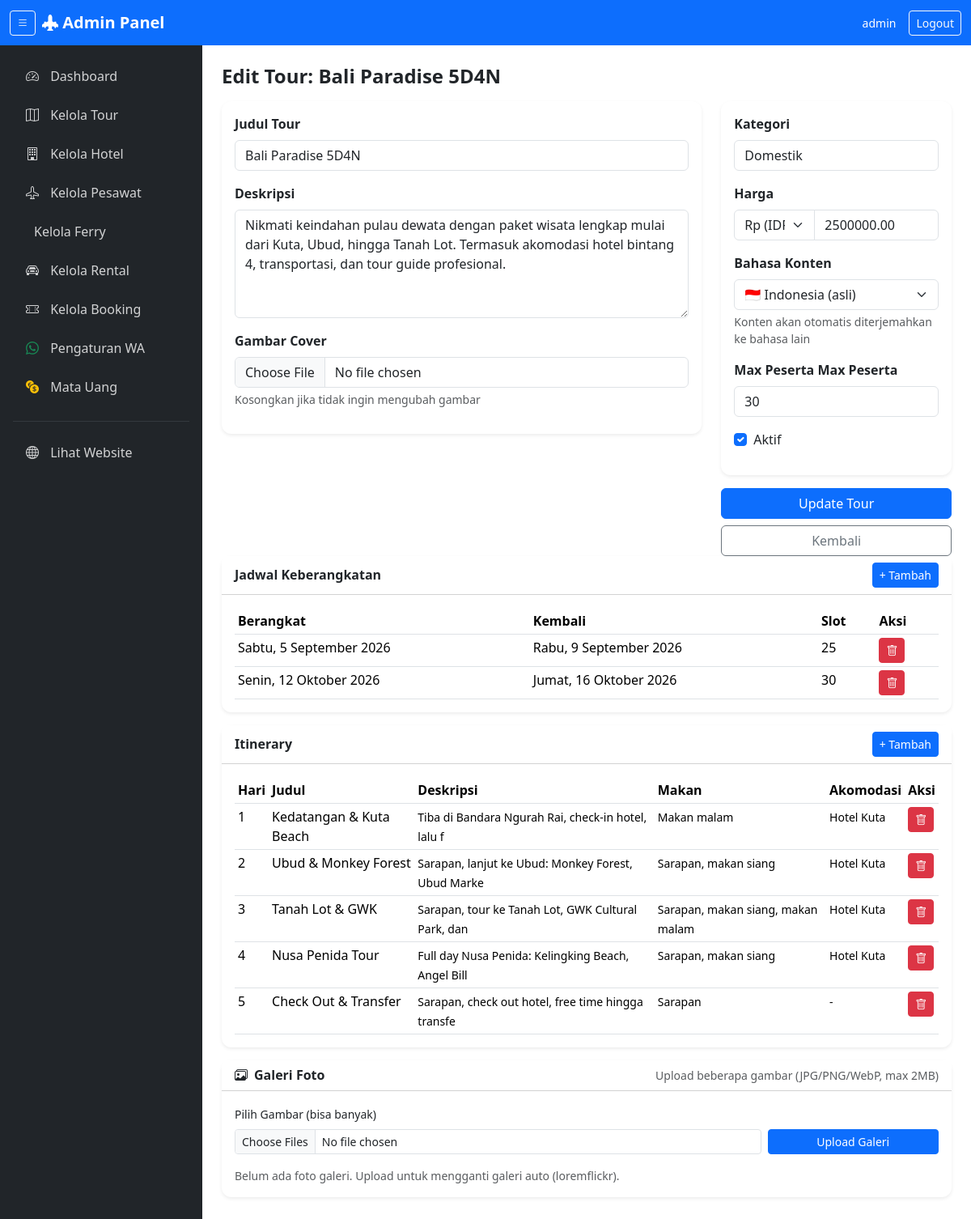
The page /admin/tour-edit.php?id=1 (signed in) on the database its author committed.
### tables this page shows
CREATE TABLE IF NOT EXISTS tours (
    id INT AUTO_INCREMENT PRIMARY KEY,
    title VARCHAR(200) NOT NULL,
    slug VARCHAR(200) NOT NULL UNIQUE,
    category VARCHAR(100) NOT NULL,
    description TEXT,
    price DECIMAL(12,2) NOT NULL,
    price_currency VARCHAR(5) NOT NULL DEFAULT 'IDR',
    content_language VARCHAR(5) NOT NULL DEFAULT 'id',
    original_price DECIMAL(12,2) DEFAULT NULL,
    max_participants INT NOT NULL DEFAULT 20,
    rating DECIMAL(2,1) DEFAULT 4.8,
    total_reviews INT DEFAULT 0,
    cover_image VARCHAR(255) DEFAULT NULL,
    wiki_image VARCHAR(255) DEFAULT NULL,
    is_active TINYINT(1) NOT NULL DEFAULT 1,
    created_at TIMESTAMP DEFAULT CURRENT_TIMESTAMP,
    updated_at TIMESTAMP DEFAULT CURRENT_TIMESTAMP ON UPDATE CURRENT_TIMESTAMP
);

CREATE TABLE IF NOT EXISTS tour_dates (
    id INT AUTO_INCREMENT PRIMARY KEY,
    tour_id INT NOT NULL,
    departure_date DATE NOT NULL,
    return_date DATE NOT NULL,
    available_slots INT NOT NULL,
    is_active TINYINT(1) NOT NULL DEFAULT 1,
    FOREIGN KEY (tour_id) REFERENCES tours(id) ON DELETE CASCADE
);

CREATE TABLE IF NOT EXISTS itineraries (
    id INT AUTO_INCREMENT PRIMARY KEY,
    tour_id INT NOT NULL,
    day_number INT NOT NULL,
    title VARCHAR(200) NOT NULL,
    description TEXT,
    meals VARCHAR(200) DEFAULT NULL,
    accommodation VARCHAR(200) DEFAULT NULL,
    FOREIGN KEY (tour_id) REFERENCES tours(id) ON DELETE CASCADE
);

### includes/db.php (called while the page is built, shortened)
<?php
class Database {
    private static $instance = null;
    private $conn;
    private function __construct() {
        try {
            $dsn = "mysql:host=" . DB_HOST . ";dbname=" . DB_NAME . ";charset=utf8mb4";
            $this->conn = new PDO($dsn, DB_USER, DB_PASS);
            $this->conn->setAttribute(PDO::ATTR_ERRMODE, PDO::ERRMODE_EXCEPTION);
            $this->conn->setAttribute(PDO::ATTR_DEFAULT_FETCH_MODE, PDO::FETCH_ASSOC);
            $this->conn->setAttribute(PDO::ATTR_EMULATE_PREPARES, false);
        } catch (PDOException $e) {
            die("Koneksi database gagal: " . $e->getMessage());
        }
    }
    public static function getInstance() {
        if (self::$instance === null) {
            self::$instance = new self();
        }
        return self::$instance;
    }
    public function getConnection() {
        return $this->conn;
    }
}
function db() {
    return Database::getInstance()->getConnection();
}
?>

### includes/functions.php (called while the page is built, shortened)
<?php
function tglIndonesia($date) {
    $hari = [
        'Sunday' => 'Minggu', 'Monday' => 'Senin', 'Tuesday' => 'Selasa',
        'Wednesday' => 'Rabu', 'Thursday' => 'Kamis', 'Friday' => 'Jumat',
        'Saturday' => 'Sabtu'
    ];
    $bulan = [
        1 => 'Januari', 'Februari', 'Maret', 'April', 'Mei', 'Juni',
        'Juli', 'Agustus', 'September', 'Oktober', 'November', 'Desember'
    ];
    $t = strtotime($date);
    $namaHari = $hari[date('l', $t)];
    $tanggal = date('j', $t);
    $namaBulan = $bulan[(int)date('m', $t)];
    $tahun = date('Y', $t);
    return "$namaHari, $tanggal $namaBulan $tahun";
}
function e($string) {
    return htmlspecialchars($string, ENT_QUOTES, 'UTF-8');
}
function getTourById($id) {
    $stmt = db()->prepare("SELECT * FROM tours WHERE id = ?");
    $stmt->execute([$id]);
    return $stmt->fetch();
}
function getTourDates($tourId) {
    $stmt = db()->prepare("SELECT * FROM tour_dates WHERE tour_id = ? AND is_active = 1 AND departure_date >= CURDATE() ORDER BY departure_date ASC");
    $stmt->execute([$tourId]);
    return $stmt->fetchAll();
}
function getItineraries($tourId) {
    $stmt = db()->prepare("SELECT * FROM itineraries WHERE tour_id = ? ORDER BY day_number ASC");
    $stmt->execute([$tourId]);
    return $stmt->fetchAll();
}
?>

### admin/tour-edit.php (the view, shortened to what this page needs)
<?php
require_once '../includes/db.php';
require_once '../includes/functions.php';
$id = (int)($_GET['id'] ?? 0);
$tour = getTourById($id);
$tourDates = getTourDates($id);
$itineraries = getItineraries($id);
require_once 'includes/admin-header.php';
?>
<h4 class="fw-bold mb-3">Edit Tour: <?= e($tour['title']) ?></h4>
<form method="POST" enctype="multipart/form-data">
    <div class="row">
        <div class="col-md-8">
            <div class="card border-0 shadow-sm mb-3">
                <div class="card-body">
                    <div class="mb-3">
                        <label class="form-label fw-semibold">Judul Tour</label>
                        <input type="text" name="title" class="form-control" value="<?= e($tour['title']) ?>" required>
                    </div>
                    <div class="mb-3">
                        <label class="form-label fw-semibold">Deskripsi</label>
                        <textarea name="description" class="form-control" rows="5"><?= e($tour['description']) ?></textarea>
                    </div>
                    <div class="mb-3">
                        <label class="form-label fw-semibold">Gambar Cover</label>
                        <input type="file" name="cover_image" class="form-control" accept="image/jpeg,image/png,image/webp">
                        <div class="form-text">Kosongkan jika tidak ingin mengubah gambar</div>
                    </div>
                </div>
            </div>
        </div>
        <div class="col-md-4">
            <div class="card border-0 shadow-sm mb-3">
                <div class="card-body">
                    <div class="mb-3">
                        <label class="form-label fw-semibold">Kategori</label>
                        <input type="text" name="category" class="form-control" value="<?= e($tour['category']) ?>" required>
                    </div>
                    <div class="mb-3">
                        <label class="form-label fw-semibold">Harga</label>
                        <div class="input-group">
                            <select name="price_currency" class="form-select" style="max-width: 100px;">
                                <?php foreach (['IDR' => 'Rp (IDR)', 'SGD' => 'S$ (SGD)', 'USD' => '$ (USD)'] as $code => $label): ?>
                                    <option value="<?= $code ?>" <?= ($tour['price_currency'] ?? 'IDR') === $code ? 'selected' : '' ?>><?= $label ?></option>
                                <?php endforeach; ?>
                            </select>
                            <input type="number" name="price" class="form-control" min="0" value="<?= $tour['price'] ?>" required>
                        </div>
                    </div>
                    <div class="mb-3">
                        <label class="form-label fw-semibold">Bahasa Konten</label>
                        <select name="content_language" class="form-select">
                            <option value="id" <?= ($tour['content_language'] ?? 'id') === 'id' ? 'selected' : '' ?>>🇮🇩 Indonesia (asli)</option>
                        </select>
                        <div class="form-text">Konten akan otomatis diterjemahkan ke bahasa lain</div>
                    </div>
                    <div class="mb-3">
                        <label class="form-label fw-semibold">Max Peserta</label>
                        <label class="form-label fw-semibold">Max Peserta</label>
                        <input type="number" name="max_participants" class="form-control" min="1" value="<?= $tour['max_participants'] ?>">
                    </div>
                    <div class="mb-3 form-check">
                        <input type="checkbox" name="is_active" class="form-check-input" id="isActive" <?= $tour['is_active'] ? 'checked' : '' ?>>
                        <label class="form-check-label" for="isActive">Aktif</label>
                    </div>
                </div>
            </div>
            <button type="submit" class="btn btn-primary w-100">Update Tour</button>
            <a href="tours.php" class="btn btn-outline-secondary w-100 mt-2">Kembali</a>
        </div>
    </div>
</form>
<div class="card border-0 shadow-sm mb-3">
    <div class="card-header bg-white d-flex justify-content-between align-items-center">
        <h6 class="fw-bold mb-0">Jadwal Keberangkatan</h6>
        <button class="btn btn-sm btn-primary" data-bs-toggle="collapse" data-bs-target="#addDateForm">+ Tambah</button>
    </div>
    <div class="card-body">
        <?php if (count($tourDates) > 0): ?>
        <table class="table table-sm mb-0">
            <thead>
                <tr>
                    <th>Berangkat</th>
                    <th>Kembali</th>
                    <th>Slot</th>
                    <th>Aksi</th>
                </tr>
            </thead>
            <tbody>
                <?php foreach ($tourDates as $td): ?>
                <tr>
                    <td><?= tglIndonesia($td['departure_date']) ?></td>
                    <td><?= tglIndonesia($td['return_date']) ?></td>
                    <td><?= $td['available_slots'] ?></td>
                    <td>
                        <a href="tour-edit.php?id=<?= $id ?>&delete_date=<?= $td['id'] ?>" class="btn btn-sm btn-danger" onclick="return confirm('Hapus tanggal ini?')"><i class="bi bi-trash"></i></a>
                    </td>
                </tr>
                <?php endforeach; ?>
            </tbody>
        </table>
        <?php else: ?>
        <p class="text-muted small mb-0">Belum ada jadwal keberangkatan.</p>
        <?php endif; ?>
    </div>
</div>
<div class="card border-0 shadow-sm mb-3">
    <div class="card-header bg-white d-flex justify-content-between align-items-center">
        <h6 class="fw-bold mb-0">Itinerary</h6>
        <button class="btn btn-sm btn-primary" data-bs-toggle="collapse" data-bs-target="#addItineraryForm">+ Tambah</button>
    </div>
    <div class="card-body">
        <?php if (count($itineraries) > 0): ?>
        <div class="table-responsive">
            <table class="table table-sm mb-0">
                <thead>
                    <tr>
                        <th>Hari</th>
                        <th>Judul</th>
                        <th>Deskripsi</th>
                        <th>Makan</th>
                        <th>Akomodasi</th>
                        <th>Aksi</th>
                    </tr>
                </thead>
                <tbody>
                    <?php foreach ($itineraries as $it): ?>
                    <tr>
                        <td><?= $it['day_number'] ?></td>
                        <td><?= e($it['title']) ?></td>
                        <td><small><?= e(substr($it['description'], 0, 50)) ?></small></td>
                        <td><small><?= e($it['meals']) ?></small></td>
                        <td><small><?= e($it['accommodation']) ?></small></td>
                        <td>
                            <a href="tour-edit.php?id=<?= $id ?>&delete_itinerary=<?= $it['id'] ?>" class="btn btn-sm btn-danger" onclick="return confirm('Hapus itinerary ini?')"><i class="bi bi-trash"></i></a>
                        </td>
                    </tr>
                    <?php endforeach; ?>
                </tbody>
            </table>
        </div>
        <?php else: ?>
        <p class="text-muted small mb-0">Belum ada itinerary.</p>
        <?php endif; ?>
    </div>
</div>
<div class="card border-0 shadow-sm mb-3">
    <div class="card-header bg-white d-flex justify-content-between align-items-center">
        <h6 class="fw-bold mb-0"><i class="bi bi-images me-2"></i>Galeri Foto</h6>
        <small class="text-muted">Upload beberapa gambar (JPG/PNG/WebP, max 2MB)</small>
    </div>
    <div class="card-body">
        <?php
        try { $galleryItems = db()->prepare("SELECT * FROM tour_images WHERE tour_id=? ORDER BY sort_order ASC, id ASC"); $galleryItems->execute([$id]); $galleryItems = $galleryItems->fetchAll(); } catch(Throwable $e){ $galleryItems=[]; }
        ?>
        <form method="POST" enctype="multipart/form-data" class="mb-3">
            <div class="row g-2 align-items-end">
                <div class="col-md-9">
                    <label class="form-label small">Pilih Gambar (bisa banyak)</label>
                    <input type="file" name="gallery_images[]" class="form-control form-control-sm" accept="image/jpeg,image/png,image/webp" multiple required>
                </div>
                <div class="col-md-3 d-grid">
                    <button type="submit" name="add_gallery" class="btn btn-sm btn-primary">Upload Galeri</button>
                </div>
            </div>
        </form>
        <?php if (count($galleryItems)>0): ?>
        <div class="row g-2">
            <?php foreach ($galleryItems as $g): ?>
            <div class="col-4 col-md-2">
                <div class="position-relative">
                    <img src="../uploads/<?= e($g['image_path']) ?>" class="w-100 rounded-3 border" style="height: 110px; object-fit: cover;">
                    <a href="tour-edit.php?id=<?= $id ?>&delete_gallery=<?= $g['id'] ?>" class="btn btn-sm btn-danger position-absolute top-0 end-0 m-1 py-0 px-1" onclick="return confirm('Hapus gambar ini?')" title="Hapus" style="font-size: 11px;"><i class="bi bi-trash"></i></a>
                    <small class="d-block text-truncate text-muted" style="font-size: 10px;"><?= e($g['image_path']) ?></small>
                </div>
            </div>
            <?php endforeach; ?>
        </div>
        <?php else: ?>
        <p class="text-muted small mb-0">Belum ada foto galeri. Upload untuk mengganti galeri auto (loremflickr).</p>
        <?php endif; ?>
    </div>
</div>
<?php require_once 'includes/admin-footer.php'; ?>

### assets/css/style.css (style rules this page uses)
:root { --primary: #0d6efd; --primary-dark: #0b5ed7; --font-sans: system-ui, -apple-system, 'Segoe UI', Roboto, 'Helvetica Neue', sans-serif; --shadow-sm: 0 1px 3px rgba(0,0,0,0.06), 0 1px 2px rgba(0,0,0,0.04); --shadow-md: 0 4px 12px rgba(0,0,0,0.08), 0 2px 4px rgba(0,0,0,0.04); --shadow-lg: 0 8px 30px rgba(0,0,0,0.10), 0 4px 8px rgba(0,0,0,0.04); --shadow-hover: 0 12px 40px rgba(0,0,0,0.14), 0 6px 12px rgba(0,0,0,0.06); --radius-sm: 8px; --radius-md: 12px; --radius-lg: 16px; }
body { font-family: var(--font-sans); -webkit-font-smoothing: antialiased; -moz-osx-font-smoothing: grayscale; }
.card { border-radius: var(--radius-md) !important; }

### rows shown on the page
tours: title "Bali Paradise 5D4N", description "Nikmati keindahan pulau dewata dengan paket wisata lengkap mulai dari Kuta, Ubud, hingga Tanah Lot. Termasuk akomodasi hotel bintang 4, transportasi, dan tour guide profesional.", category "Domestik", price_currency "Rp (IDR)", price "2500000.00", content_language "🇮🇩 Indonesia (asli)", max_participants "30", is_active "☑"
tour_dates: departure_date "Sabtu, 5 September 2026", return_date "Rabu, 9 September 2026", available_slots "25"
tour_dates: departure_date "Senin, 12 Oktober 2026", return_date "Jumat, 16 Oktober 2026", available_slots "30"
itineraries: day_number "1", title "Kedatangan & Kuta Beach", description "Tiba di Bandara Ngurah Rai, check-in hotel, lalu f", meals "Makan malam", accommodation "Hotel Kuta"
itineraries: day_number "2", title "Ubud & Monkey Forest", description "Sarapan, lanjut ke Ubud: Monkey Forest, Ubud Marke", meals "Sarapan, makan siang", accommodation "Hotel Kuta"
itineraries: day_number "3", title "Tanah Lot & GWK", description "Sarapan, tour ke Tanah Lot, GWK Cultural Park, dan", meals "Sarapan, makan siang, makan malam", accommodation "Hotel Kuta"
itineraries: day_number "4", title "Nusa Penida Tour", description "Full day Nusa Penida: Kelingking Beach, Angel Bill", meals "Sarapan, makan siang", accommodation "Hotel Kuta"
itineraries: day_number "5", title "Check Out & Transfer", description "Sarapan, check out hotel, free time hingga transfe", meals "Sarapan", accommodation "-"

### other values the page prints
$_SESSION['admin_username'] "admin"
